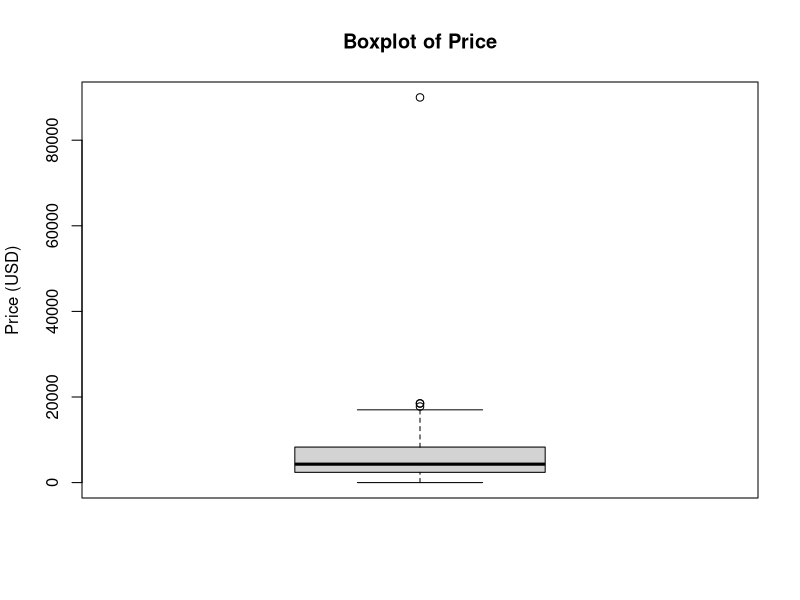
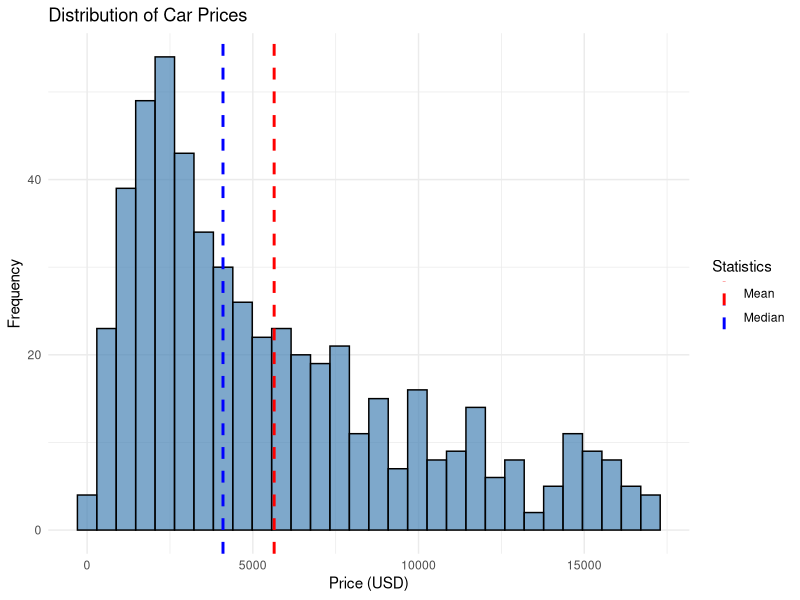
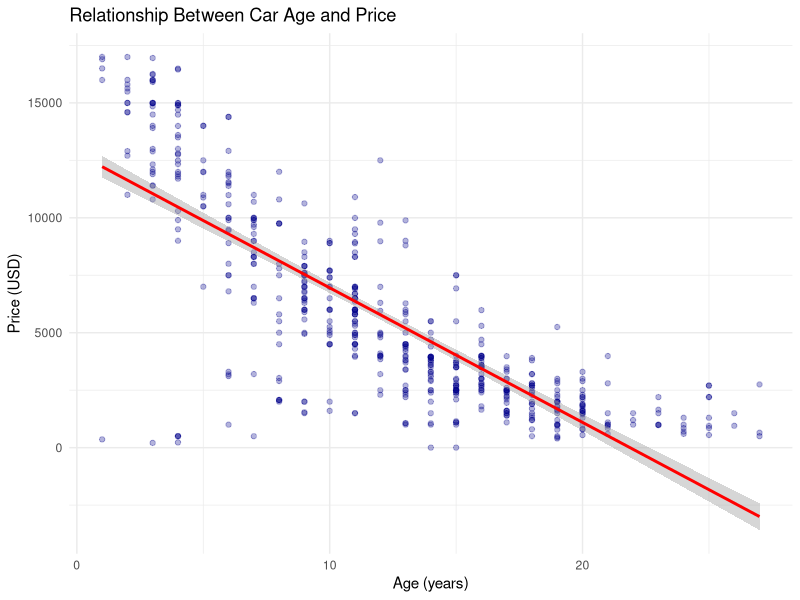

Write the R code that produced these figures, in order.
## ---- chunk 1
knitr::opts_chunk$set(echo = TRUE, warning = FALSE, message = FALSE)
library(tidyverse)
library(ggplot2)
## ---- chunk 2
# Load the dataset
cars_data <- read.csv("used-cars_2cities_prep.csv")

# Display structure of the data
str(cars_data)
head(cars_data)
## ---- chunk 3
# Run initial regression before removing extreme values
model_initial <- lm(price ~ age, data = cars_data)
summary(model_initial)
## ---- chunk 4
# Examine price distribution
summary(cars_data$price)

# Visualize potential outliers using boxplot
boxplot(cars_data$price, main = "Boxplot of Price", ylab = "Price (USD)")

# Calculate IQR and identify outliers
Q1 <- quantile(cars_data$price, 0.25)
Q3 <- quantile(cars_data$price, 0.75)
IQR_price <- Q3 - Q1

# Define outlier bounds (1.5 * IQR rule)
lower_bound <- Q1 - 1.5 * IQR_price
upper_bound <- Q3 + 1.5 * IQR_price

cat("Lower bound:", lower_bound, "\n")
cat("Upper bound:", upper_bound, "\n")

# Count outliers
outliers <- cars_data %>%
  filter(price < lower_bound | price > upper_bound)

cat("\nNumber of extreme values:", nrow(outliers), "\n")

# Remove extreme values
cars_clean <- cars_data %>%
  filter(price >= lower_bound & price <= upper_bound)

cat("Original observations:", nrow(cars_data), "\n")
cat("After removing extremes:", nrow(cars_clean), "\n")
cat("Observations removed:", nrow(cars_data) - nrow(cars_clean), "\n")
## ---- chunk 5
# Calculate descriptive statistics for price
mean_price <- mean(cars_clean$price)
median_price <- median(cars_clean$price)
sd_price <- sd(cars_clean$price)

cat("Mean price:", round(mean_price, 2), "USD\n")
cat("Median price:", round(median_price, 2), "USD\n")
cat("Standard deviation:", round(sd_price, 2), "USD\n")

# Create histogram
ggplot(cars_clean, aes(x = price)) +
  geom_histogram(bins = 30, fill = "steelblue", color = "black", alpha = 0.7) +
  geom_vline(aes(xintercept = mean_price, color = "Mean"),
             linetype = "dashed", size = 1) +
  geom_vline(aes(xintercept = median_price, color = "Median"),
             linetype = "dashed", size = 1) +
  scale_color_manual(values = c("Mean" = "red", "Median" = "blue")) +
  labs(title = "Distribution of Car Prices",
       x = "Price (USD)",
       y = "Frequency",
       color = "Statistics") +
  theme_minimal()
## ---- chunk 6
ggplot(cars_clean, aes(x = age, y = price)) +
  geom_point(alpha = 0.3, color = "darkblue") +
  geom_smooth(method = "lm", se = TRUE, color = "red", size = 1) +
  labs(title = "Relationship Between Car Age and Price",
       x = "Age (years)",
       y = "Price (USD)") +
  theme_minimal()
## ---- chunk 7
# Calculate correlation coefficient
cor_coefficient <- cor(cars_clean$price, cars_clean$age)
cat("Correlation coefficient (r):", round(cor_coefficient, 4), "\n")
cat("Coefficient of determination (r²):", round(cor_coefficient^2, 4), "\n")
## ---- chunk 8
# Run regression on cleaned data
model_clean <- lm(price ~ age, data = cars_clean)
summary(model_clean)
## ---- chunk 9
cat("Initial Model (with extremes):\n")
cat("  Intercept:", round(coef(model_initial)[1], 2), "\n")
cat("  Slope:", round(coef(model_initial)[2], 2), "\n")
cat("  R-squared:", round(summary(model_initial)$r.squared, 4), "\n\n")

cat("Clean Model (without extremes):\n")
cat("  Intercept:", round(coef(model_clean)[1], 2), "\n")
cat("  Slope:", round(coef(model_clean)[2], 2), "\n")
cat("  R-squared:", round(summary(model_clean)$r.squared, 4), "\n\n")

# Calculate differences
diff_intercept <- coef(model_clean)[1] - coef(model_initial)[1]
diff_slope <- coef(model_clean)[2] - coef(model_initial)[2]
diff_rsquared <- summary(model_clean)$r.squared - summary(model_initial)$r.squared

cat("Differences:\n")
cat("  Intercept difference:", round(diff_intercept, 2), "\n")
cat("  Slope difference:", round(diff_slope, 2), "\n")
cat("  R-squared difference:", round(diff_rsquared, 4), "\n")
## ---- chunk 10
r_squared <- summary(model_clean)$r.squared
cat("R-squared:", round(r_squared, 4), "\n")
cat("As percentage:", round(r_squared * 100, 2), "%\n")
## ---- chunk 11
# Get range of age in the data
age_range <- range(cars_clean$age)
cat("Age range in data:", age_range[1], "to", age_range[2], "years\n\n")

# Interpolation: predict for an age within the observed range
age_interp <- median(cars_clean$age)  # Using median as an example
pred_interp <- predict(model_clean, newdata = data.frame(age = age_interp))

cat("INTERPOLATION:\n")
cat("  Age:", age_interp, "years (within range)\n")
cat("  Predicted price:", round(pred_interp, 2), "USD\n\n")

# Extrapolation: predict for an age outside the observed range
age_extrap <- max(cars_clean$age) + 5  # 5 years beyond the maximum
pred_extrap <- predict(model_clean, newdata = data.frame(age = age_extrap))

cat("EXTRAPOLATION:\n")
cat("  Age:", age_extrap, "years (beyond range)\n")
cat("  Predicted price:", round(pred_extrap, 2), "USD\n")
## ---- chunk 12
# Calculate residuals (actual price - predicted price)
cars_clean$predicted_price <- predict(model_clean, newdata = cars_clean)
cars_clean$residual <- cars_clean$price - cars_clean$predicted_price

# Find 3 most expensive (largest positive residuals)
most_expensive <- cars_clean %>%
  arrange(desc(residual)) %>%
  select(age, price, predicted_price, residual) %>%
  head(3)

cat("3 MOST EXPENSIVE CARS (relative to their age):\n")
print(most_expensive, row.names = FALSE)

# Find 3 cheapest (largest negative residuals)
most_cheap <- cars_clean %>%
  arrange(residual) %>%
  select(age, price, predicted_price, residual) %>%
  head(3)

cat("\n3 CHEAPEST CARS (relative to their age):\n")
print(most_cheap, row.names = FALSE)
